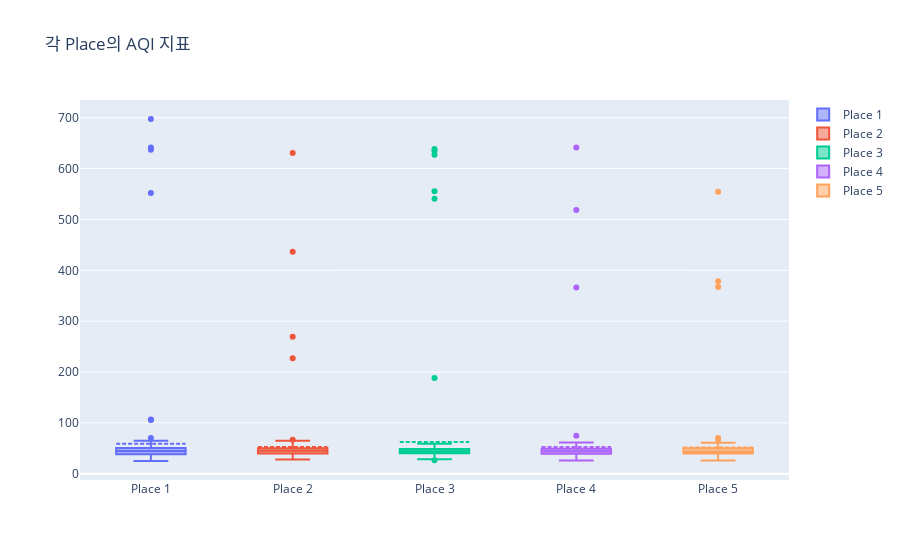

Notebook code cell kept with this figure:
### Code cell
fig = make_subplots(rows=1, cols=1)

# 각 장소별로 AQI 지표를 상자 그림으로 추가
box_traces = []
for place in range(1, 6):
    box_trace = go.Box(y=df_resampled[df_resampled['Place'] == place]['AQI'], name=f'Place {place}', boxmean=True)
    box_traces.append(box_trace)

# 상자 그림을 서브플롯에 추가
for trace in box_traces:
    fig.add_trace(trace)

fig.update_layout(title_text="각 Place의 AQI 지표")
fig.show()

### Figure 1 — Plotly figure (JSON) as saved in the notebook; plotly's stock layout.template omitted (floating-point values rounded to 4 significant figures; data arrays with more than 128 entries replaced by an {"elided": "..."} marker saying what was removed)
{"data": [{"boxmean": true, "name": "Place 1", "type": "box", "y": {"elided": "169 float values"}}, {"boxmean": true, "name": "Place 2", "type": "box", "y": {"elided": "177 float values"}}, {"boxmean": true, "name": "Place 3", "type": "box", "y": {"elided": "155 float values"}}, {"boxmean": true, "name": "Place 4", "type": "box", "y": {"elided": "167 float values"}}, {"boxmean": true, "name": "Place 5", "type": "box", "y": {"elided": "162 float values"}}], "layout": {"title": {"text": "각 Place의 AQI 지표"}, "xaxis": {"anchor": "y", "domain": [0, 1]}, "yaxis": {"anchor": "x", "domain": [0, 1]}}}
